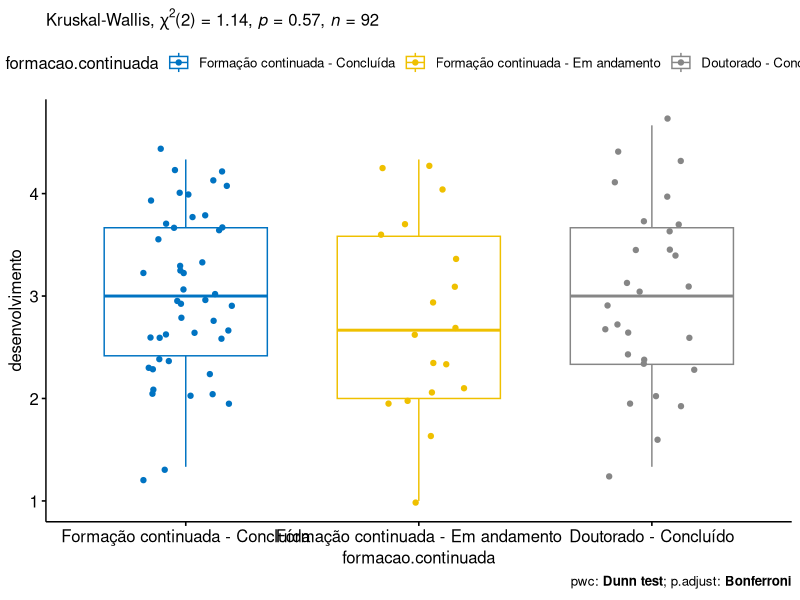

The R script that drew this image:
## ---- chunk 1
wants <- c('ggpubr', 'stats', 'rstatix', 'dplyr', 'knitr')
has <- wants %in% rownames(installed.packages())
if (any(!has)) install.packages(wants[!has])

library(knitr)
library(dplyr)
library(rstatix)
library(ggpubr)
library(stats)

kruskal.plot <- function(dat, dv, iv, kwm, pwc, addParam = c(), step.increase = 0.005) {
  pwc <- tryCatch(add_xy_position(pwc, x = iv, step.increase = step.increase), error = function(e) NULL)
  bxp <- ggboxplot(dat, x = iv, y = dv, color = iv, palette = "jco", add=addParam)
  bxp <- bxp + stat_pvalue_manual(pwc, linetype = c(), hide.ns = T, tip.length = 0)
  bxp <- bxp + labs(subtitle = get_test_label(kwm, detailed = T), caption = get_pwc_label(pwc))
  return(bxp)
}

df2qqs <- function(data, group) {
  data <- as.data.frame(data)
  for (iv in group) {
    if (is.numeric(data[[iv]])) {
      quantiles <- quantile(data[[iv]])
      data[[iv]] <- sapply(data[[iv]], FUN = function(x) {
        if (x <= quantiles[[2]]) "low"
        else if (x >= quantiles[[4]]) "high"
        else "medium"
      })
      data[[iv]] <- factor(data[[iv]], levels=c("low", "medium", "high"))
    }
  }
  return(data)
}

dat <- read.csv("data.csv")[,c("ID", "formacao.continuada", "desenvolvimento")]
dat <- df2qqs(dat, c("formacao.continuada"))
rownames(dat) <- dat[["ID"]]
## ---- chunk 2
res.kruskal <- kruskal_test(dat, `desenvolvimento` ~ `formacao.continuada`)
kdf <- add_significance(res.kruskal)
kdf$p <- round(kdf$p, 4)
kdf$p[which(kdf$p < 0.0001)] <- '< 0.0001'
kable(kdf, digits = 4)
## ---- chunk 3
ezm <- kruskal_effsize(dat, `desenvolvimento` ~ `formacao.continuada`, ci = TRUE)
kable(ezm, digits = 4)
## ---- chunk 4
pwc <- dunn_test(dat, `desenvolvimento` ~ `formacao.continuada`, detailed=T, p.adjust.method = "bonferroni")
kdf <- add_significance(pwc)
kdf$p <- round(kdf$p, 4)
kdf$p[which(kdf$p < 0.0001)] <- '< 0.0001'
kdf$p.adj <- round(kdf$p.adj, 4)
kdf$p.adj[which(kdf$p.adj < 0.0001)] <- '< 0.0001'
kable(kdf, digits = 4)
## ---- chunk 5
kdf <- get_summary_stats(group_by(dat, `formacao.continuada`), type ="common")
cnames <- c("n","mean","median","min","max","sd","se","ci","iqr")
kdf <- kdf[,c(colnames(kdf)[!colnames(kdf) %in% cnames], cnames)]
kable(kdf, digits = 4)
## ---- chunk 6
kruskal.plot(dat, "desenvolvimento", "formacao.continuada", res.kruskal, pwc, c("jitter"))
